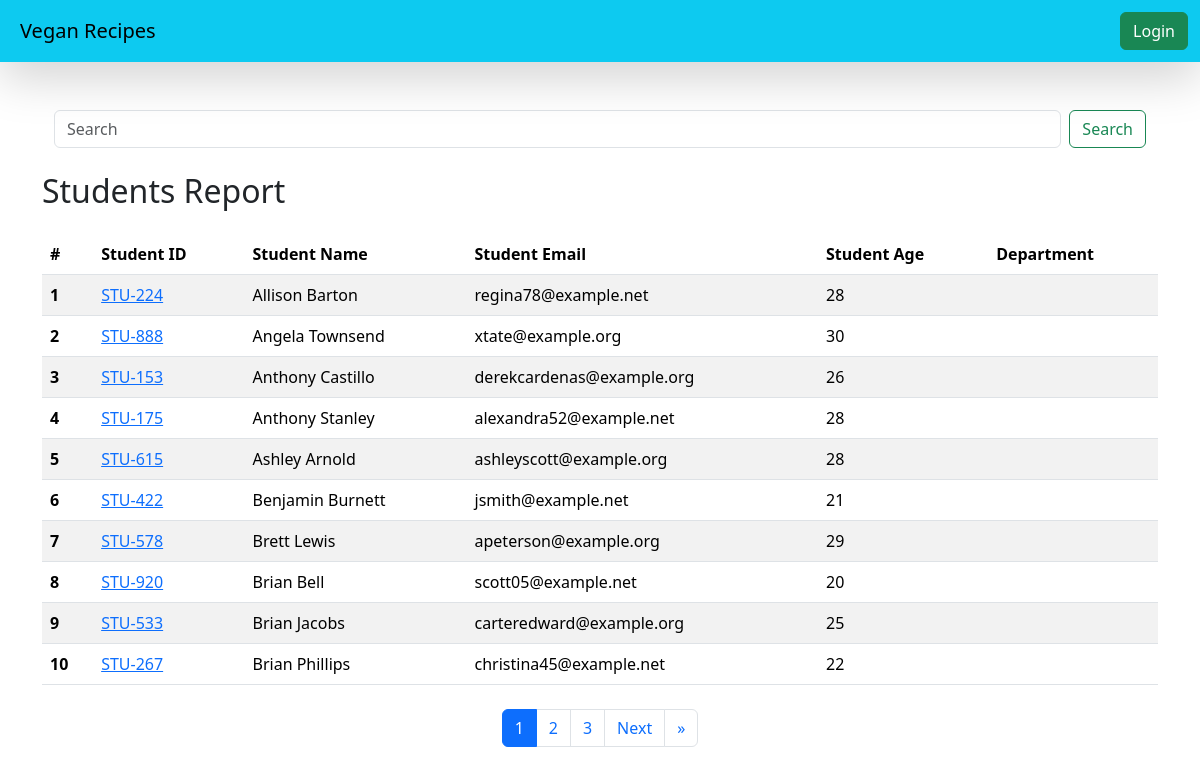
The page /students/ on the database its author committed.
### vege/models.py (models this page shows, shortened)
class Student(models.Model):
    department = models.ForeignKey(Department, related_name="depart", on_delete=models.CASCADE)
    student_id = models.OneToOneField(StudentID, related_name="studentid", on_delete=models.CASCADE)
    student_name = models.CharField(max_length=100)
    student_email = models.EmailField(unique=True)
    student_age = models.IntegerField(default=18)
    student_address = models.TextField()
    is_deleted = models.BooleanField(default=False)
    objects = StudentManager()
    admin_objects = models.Manager()
    class Meta:
        ordering = ['student_name']
        verbose_name = "student"

class StudentID(models.Model):
    student_id = models.CharField(max_length=100)
    def __str__(self) -> str:
        return self.student_id

### vege/views.py (the view, shortened to what this page needs)
# urls.py: path('students/', get_students , name="get_students"),
def get_students(request):
    queryset = Student.objects.all()
    paginator = Paginator(queryset, 10)
    page_number = request.GET.get("page", 1)
    page_obj = paginator.get_page(page_number)
    return render(request, 'report/students.html'  , {'queryset' : page_obj})

### vege/models.py (called while the page is built)
    def get_queryset(self):
        return super().get_queryset().filter(is_deleted = False)

### vege/templates/report/students.html (shortened to what this page needs)
{% extends 'base.html' %}
{% block content %}
<div class="container mt-5">
    <div class="container-fluid mb-4">
        <form class="d-flex" method="GET" action="">
            <input class="form-control me-2" name="search" type="search" placeholder="Search" aria-label="Search" value="{{ search }}">
            <button class="btn btn-outline-success" type="submit">Search</button>
        </form>
    </div>
    <h2 class="mb-4">Students Report</h2>
    <table class="table table-striped">
        <thead>
            <tr>
                <th scope="col">#</th>
                <th scope="col">Student ID</th>
                <th scope="col">Student Name</th>
                <th scope="col">Student Email</th>
                <th scope="col">Student Age</th>
                <th scope="col">Department</th>
            </tr>
        </thead>
        <tbody>
            {% for student in queryset %}
                <tr>
                    <th scope="row">{{ forloop.counter }}</th>
                    <td><a href="/see_marks/{{ student.student_id }}">{{ student.student_id }}</a></td>
                    <td>{{ student.student_name }}</td>
                    <td>{{ student.student_email }}</td>
                    <td>{{ student.student_age }}</td>
                    <td>{{ student.department.department_name }}</td>
                </tr>
            {% endfor %}
        </tbody>
    </table>
    <nav aria-label="Page navigation example" class="mt-4">
        <ul class="pagination justify-content-center">
            {% for num in queryset.paginator.page_range %}
                {% if queryset.number == num %}
                    <li class="page-item active"><a class="page-link" href="#">{{ num }}</a></li>
                {% elif num > queryset.number|add:'-3' and num < queryset.number|add:'3' %}
                    <li class="page-item"><a class="page-link" href="?page={{ num }}{% if search_query %}&search={{ search_query }}{% endif %}">{{ num }}</a></li>
                {% endif %}
            {% endfor %}
            {% if queryset.has_next %}
                <li class="page-item">
                    <a class="page-link" href="?page={{ queryset.next_page_number }}{% if search_query %}&search={{ search_query }}{% endif %}" aria-label="Next">
                        <span aria-hidden="true">Next</span>
                    </a>
                </li>
                <li class="page-item">
                    <a class="page-link" href="?page={{ queryset.paginator.num_pages }}{% if search_query %}&search={{ search_query }}{% endif %}" aria-label="Last">
                        <span aria-hidden="true">&raquo;</span>
                    </a>
                </li>
            {% endif %}
        </ul>
    </nav>
</div>
{% endblock %}

### vege/templates/base.html (shortened to what this page needs)
<!doctype html>
<html lang="en">
  <head>
    <link href="https://cdn.jsdelivr.net/npm/bootstrap@5.3.3/dist/css/bootstrap.min.css" rel="stylesheet">
  </head>
  <body>
    <nav class="navbar navbar-expand-lg bg-info shadow-lg">
        <div class="container-fluid">
            <a class="navbar-brand p-2 flex-grow-1" href="#">Vegan Recipes</a>
            <div class="collapse navbar-collapse">
                <form class="d-flex ms-auto" >
                    {% if request.user.is_authenticated %}
                    <a href="/logout/" class="btn btn-success" type="button">Logout</a>
                    {% else %}
                    <a href="/login/" class="btn btn-success" type="button">Login</a>
                    {% endif %}
                </form>
            </div>
        </div>
    </nav>
    {% block content %}{% endblock %}
  </body>
</html>

### rows shown on the page
Student: student_id "STU-224", student_name "Allison Barton", student_email "regina78@example.net", student_age "28"
Student: student_id "STU-888", student_name "Angela Townsend", student_email "xtate@example.org", student_age "30"
Student: student_id "STU-153", student_name "Anthony Castillo", student_email "derekcardenas@example.org", student_age "26"
Student: student_id "STU-175", student_name "Anthony Stanley", student_email "alexandra52@example.net", student_age "28"
Student: student_id "STU-615", student_name "Ashley Arnold", student_email "ashleyscott@example.org", student_age "28"
Student: student_id "STU-422", student_name "Benjamin Burnett", student_email "jsmith@example.net", student_age "21"
Student: student_id "STU-578", student_name "Brett Lewis", student_email "apeterson@example.org", student_age "29"
Student: student_id "STU-920", student_name "Brian Bell", student_email "scott05@example.net", student_age "20"
Student: student_id "STU-533", student_name "Brian Jacobs", student_email "carteredward@example.org", student_age "25"
Student: student_id "STU-267", student_name "Brian Phillips", student_email "christina45@example.net", student_age "22"

### other values the page prints
{{ num }} "1"
{{ num }} "2" "3"
